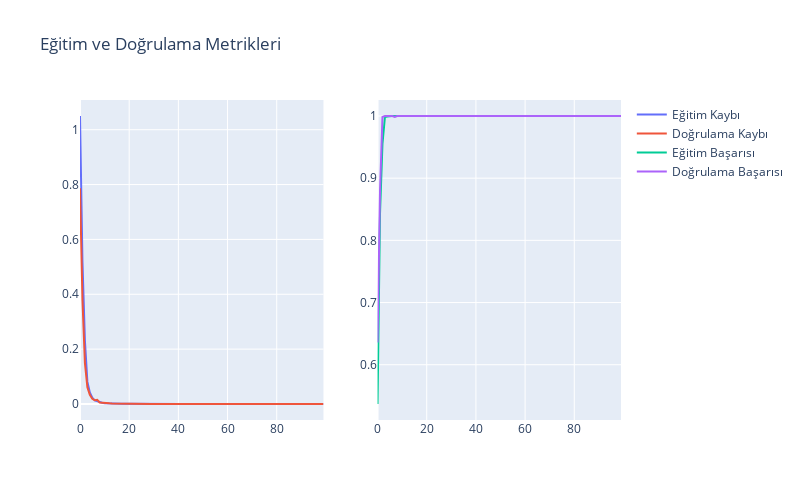

This figure's notebook cell:
### Markdown cell above
#### Eğitim ve doğrulama kayıp grafiği

### Code cell
# Eğitim ve doğrulama kayıp grafiği ve Eğitim ve doğrulama başarı grafiği

import plotly.graph_objects as go
from plotly.subplots import make_subplots

fig = make_subplots(rows=1, cols=2)

fig.add_trace(
    go.Scatter(y=history.history['loss'], name="Eğitim Kaybı"),
    row=1, col=1
)

fig.add_trace(
    go.Scatter(y=history.history['val_loss'], name="Doğrulama Kaybı"),
    row=1, col=1
)

fig.add_trace(
    go.Scatter(y=history.history['accuracy'], name="Eğitim Başarısı"),
    row=1, col=2
)

fig.add_trace(
    go.Scatter(y=history.history['val_accuracy'], name="Doğrulama Başarısı"),
    row=1, col=2
)

fig.update_layout(height=500, width=800, title_text="Eğitim ve Doğrulama Metrikleri")
fig.show()
